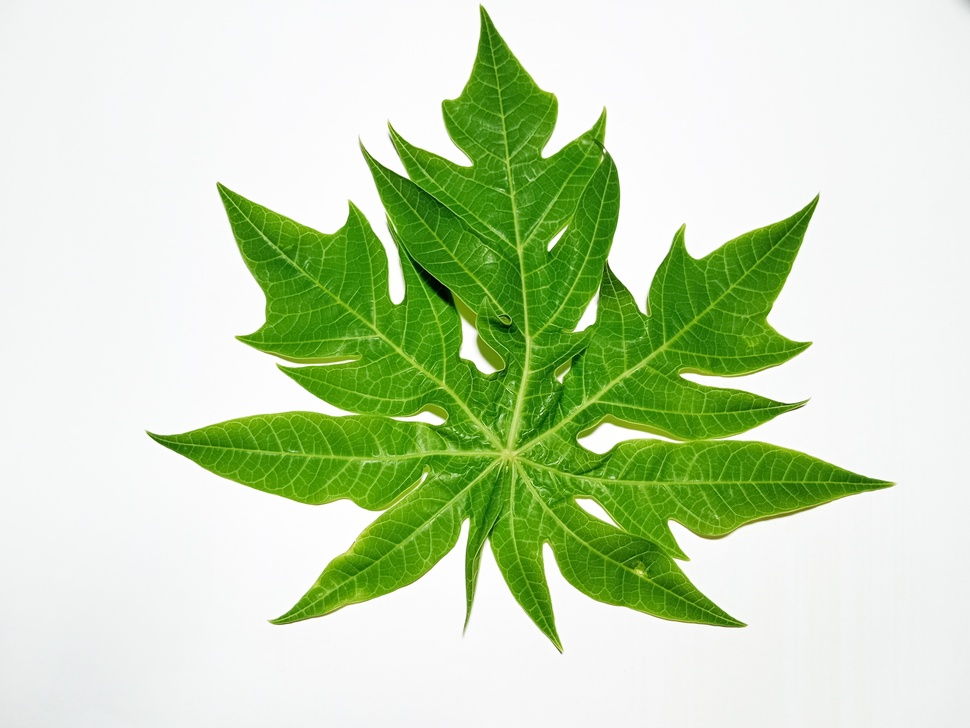
#> input picture Daun Pepaya/051.jpg, 970 x 728 px, shrunk from 3824 x 2869 before the run, found by its file name
$ jupyter execute flipping.ipynb   (shell and % lines are left out)
#> lines starting #> are read from the running program, lines starting #| are printed output that depends on the picture
<a href="https://colab.research.google.com/github/iwin02/Tugas4_2019-141_Iriena-Damayanti/blob/main/image_fundamental/flipping.ipynb" target="_parent"></a>

[cell 1]
# import the necessary packages
from matplotlib import pyplot as plt
import numpy as np
import argparse
import cv2

[cell 2]
def plt_imshow(title, image):
	# convert the image frame BGR to RGB color space and display it
	image = cv2.cvtColor(image, cv2.COLOR_BGR2RGB)
	plt.imshow(image)
	plt.title(title)
	plt.grid(False)
	plt.show()

[cell 3]
# # construct the argument parser and parse the arguments
# ap = argparse.ArgumentParser()
# ap.add_argument("-i", "--image", type=str, default="office.jfif",
# 	help="path to the input image")
# args = vars(ap.parse_args())

# since we are using Jupyter Notebooks we can replace our argument
# parsing code with *hard coded* arguments and values
args = {
	"image": "051.jpg"
}

[cell 4]
# load the original input image and display it to our screen
image = cv2.imread(args["image"])
#> image is the input picture: shape (728, 970, 3); mean B, G, R 180.6, 218.1, 198.5
plt_imshow("Original", image)

# flip the image horizontally
print("[INFO] flipping image horizontally...")
flipped = cv2.flip(image, 1)
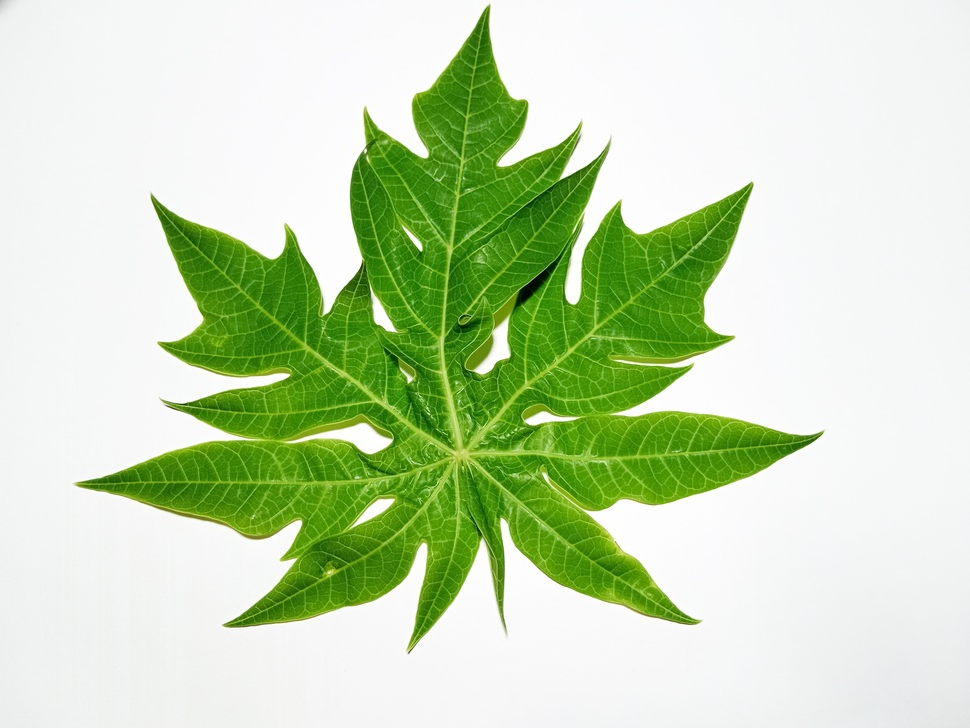
#> flipped: shape (728, 970, 3); mean B, G, R 180.6, 218.1, 198.5
plt_imshow("Flipped Horizontally", flipped)

[cell 5]
# flip the image vertically
flipped = cv2.flip(image, 0)
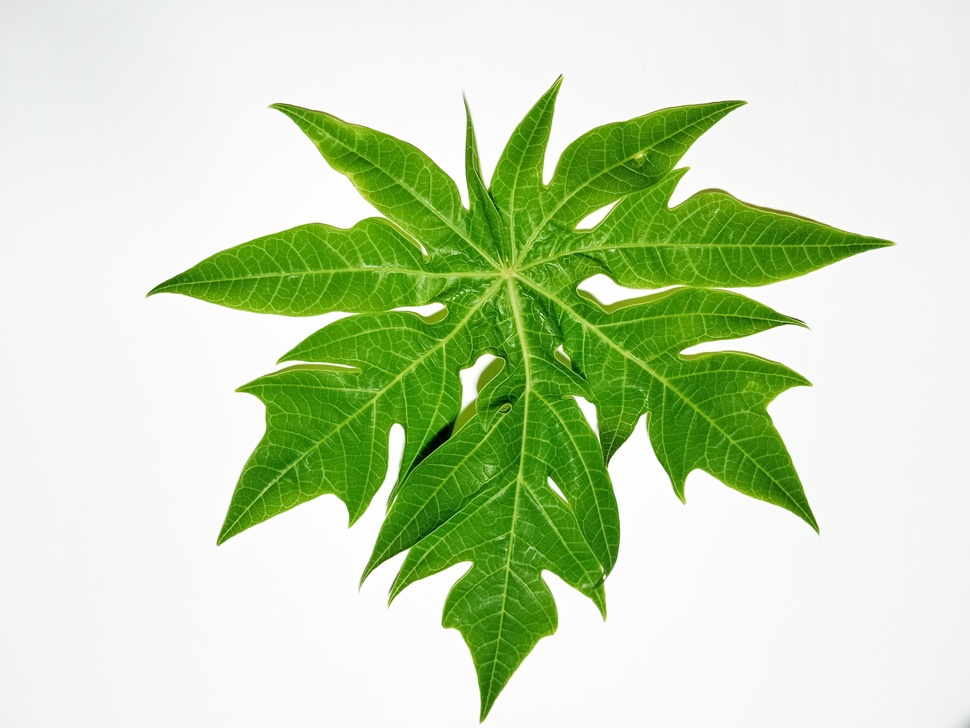
#> flipped: shape (728, 970, 3); mean B, G, R 180.6, 218.1, 198.5
print("[INFO] flipping image vertically...")
plt_imshow("Flipped Vertically", flipped)

[cell 6]
# flip the image along both axes
flipped = cv2.flip(image, -1)
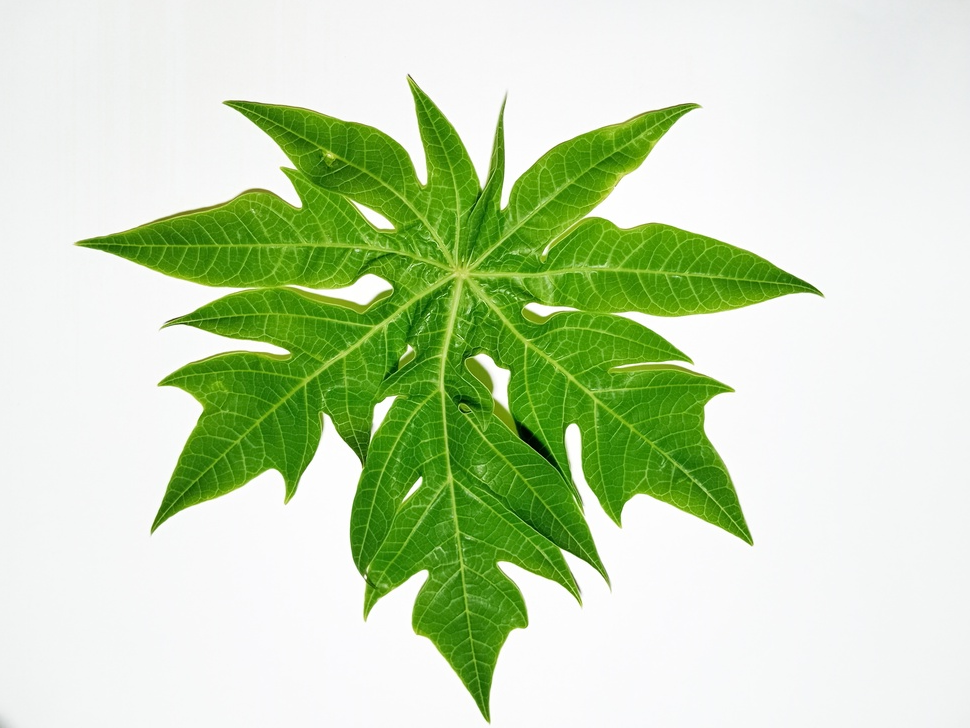
#> flipped: shape (728, 970, 3); mean B, G, R 180.6, 218.1, 198.5
print("[INFO] flipping image horizontally and vertically...")
plt_imshow("Flipped Horizontally & Vertically", flipped)

$ run again, with Daun Pepaya/052.jpg copied over Daun Pepaya/051.jpg
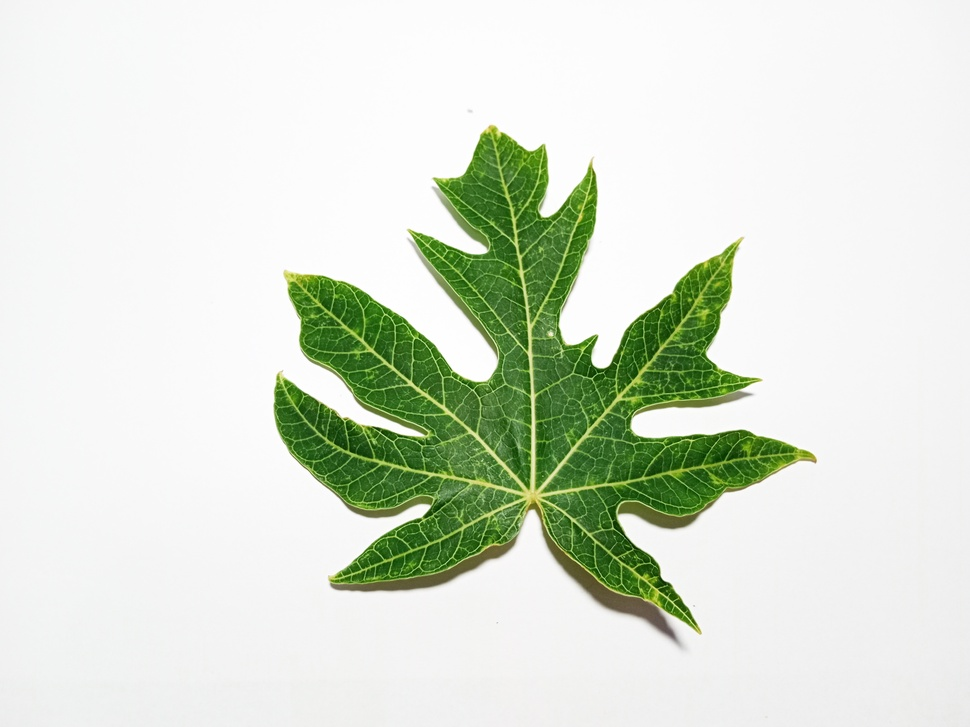
#> input picture Daun Pepaya/052.jpg, 970 x 727 px, shrunk from 4080 x 3060 before the run, found by its file name
#> image is the input picture: shape (727, 970, 3); mean B, G, R 210.8, 225.1, 217.1
#> `flipped = cv2.flip(image, 0)`:
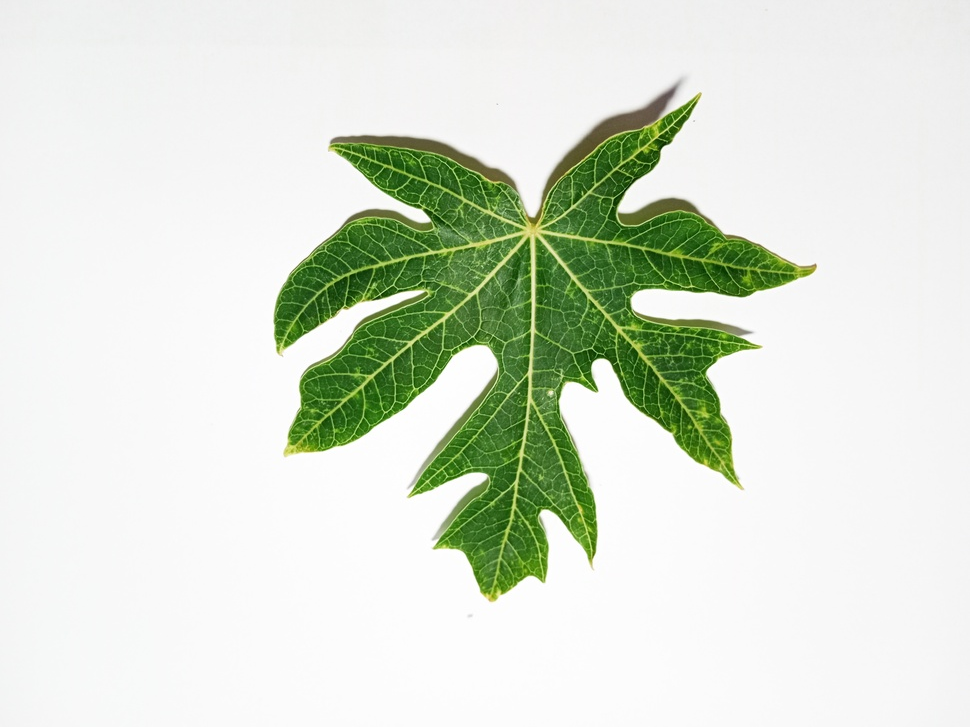
#> flipped: shape (727, 970, 3); mean B, G, R 210.8, 225.1, 217.1
#> `flipped = cv2.flip(image, -1)`:
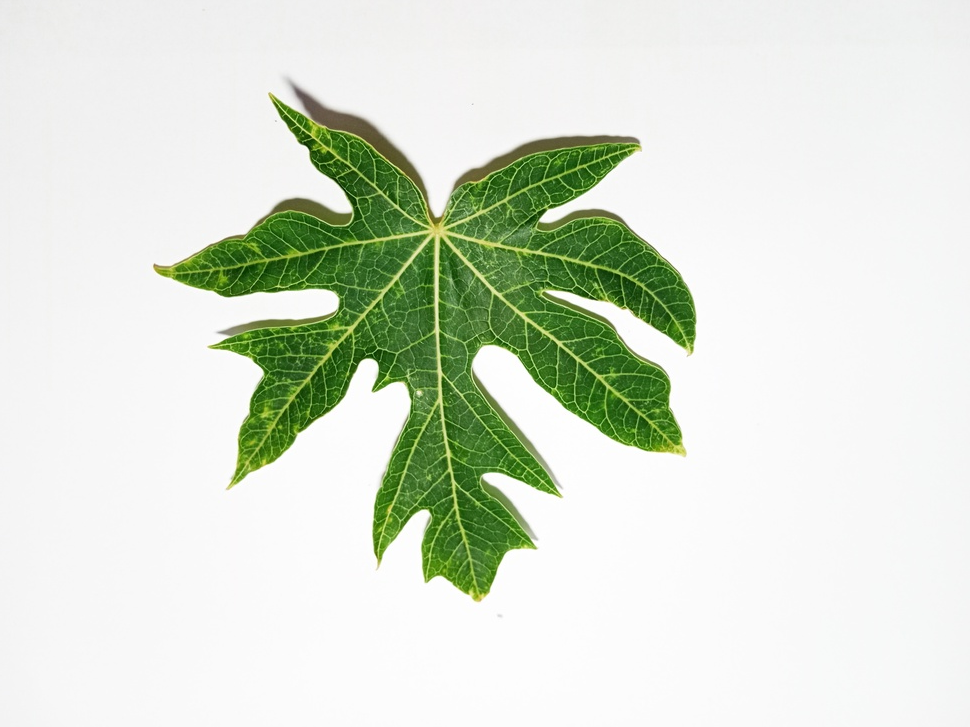
#> flipped: shape (727, 970, 3); mean B, G, R 210.8, 225.1, 217.1

$ run again, with Daun Pepaya/053.jpg copied over Daun Pepaya/051.jpg
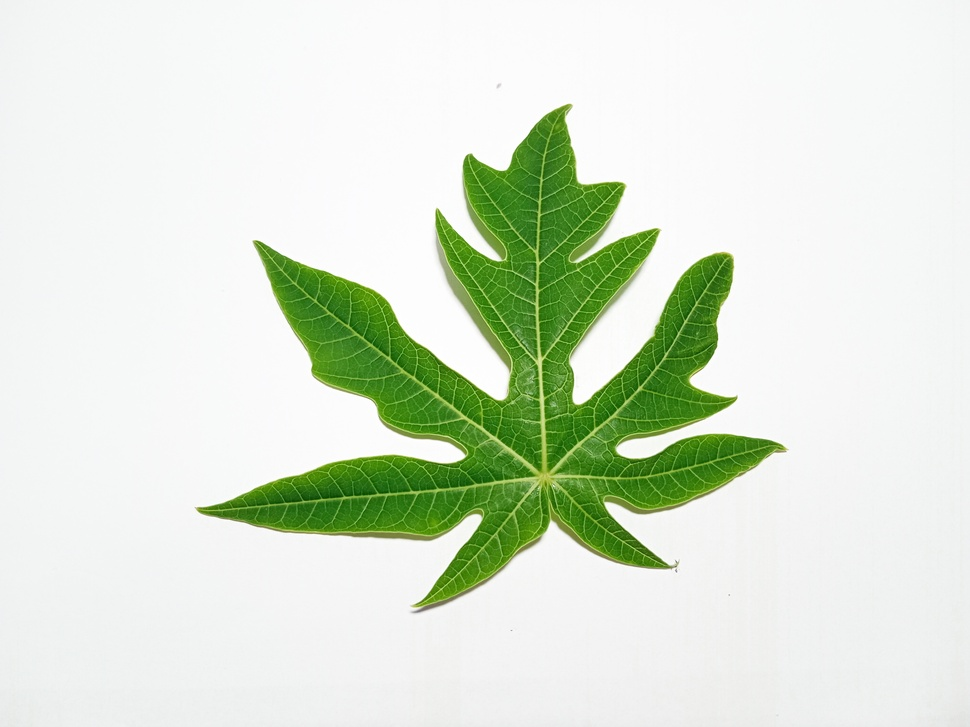
#> input picture Daun Pepaya/053.jpg, 970 x 727 px, shrunk from 4080 x 3060 before the run, found by its file name
#> image is the input picture: shape (727, 970, 3); mean B, G, R 210.8, 228.4, 217.9
#> `flipped = cv2.flip(image, 0)`:
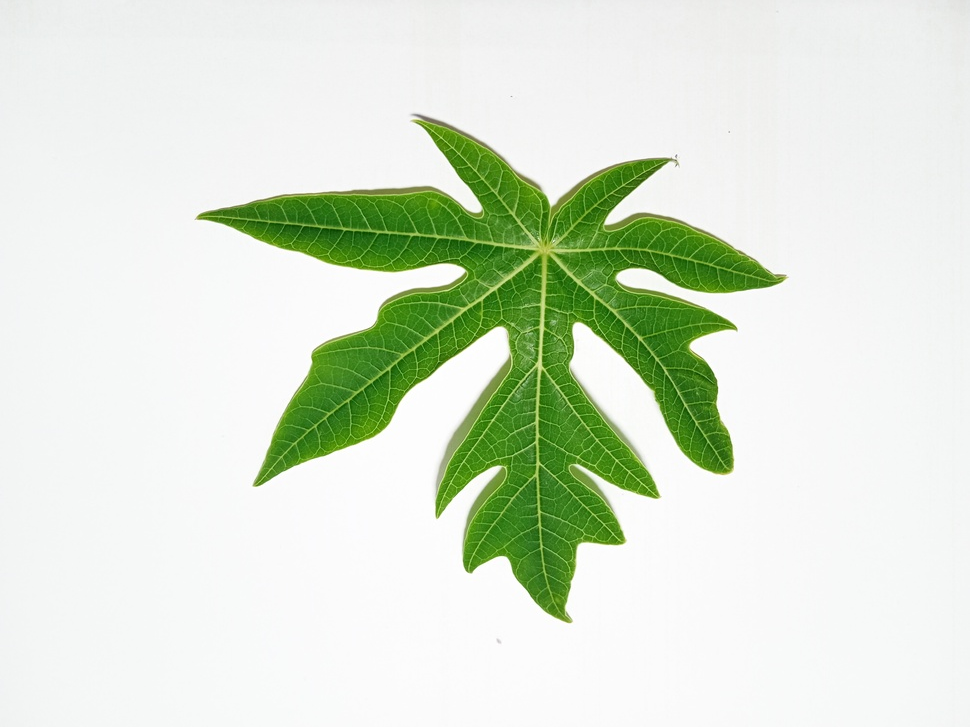
#> flipped: shape (727, 970, 3); mean B, G, R 210.8, 228.4, 217.9
#> `flipped = cv2.flip(image, -1)`:
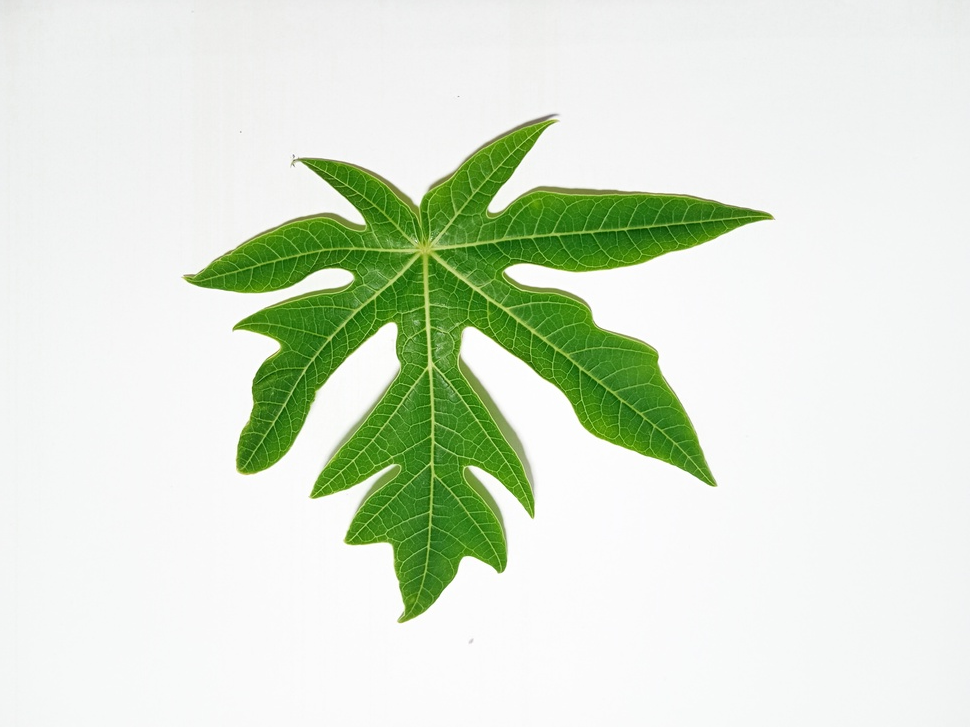
#> flipped: shape (727, 970, 3); mean B, G, R 210.8, 228.4, 217.9

$ run again, with Daun Pepaya/054.jpg copied over Daun Pepaya/051.jpg
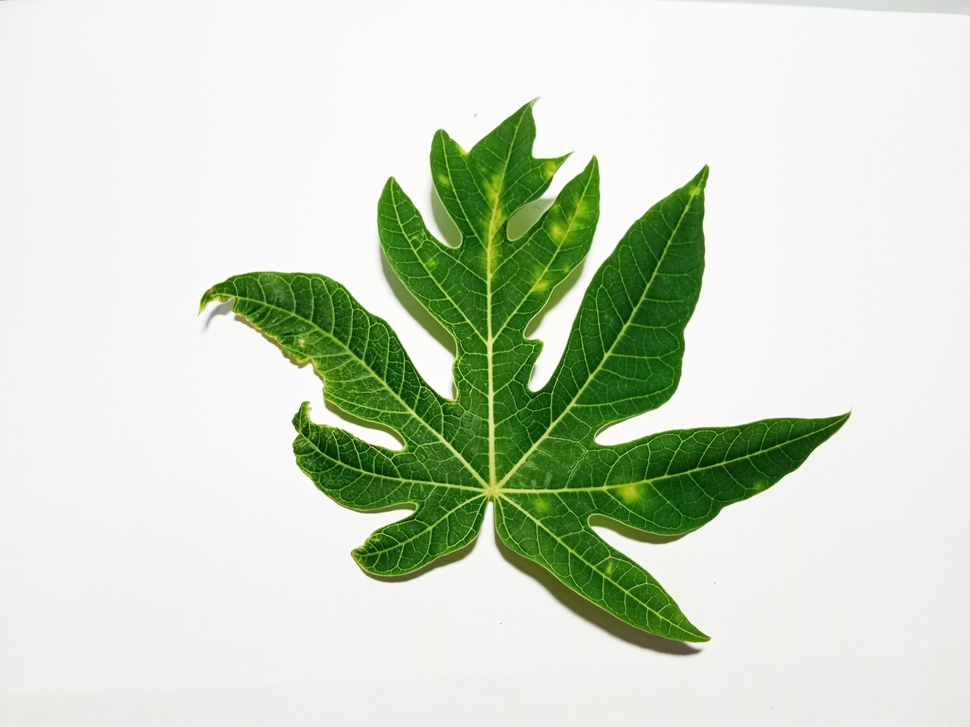
#> input picture Daun Pepaya/054.jpg, 970 x 727 px, shrunk from 4080 x 3060 before the run, found by its file name
#> image is the input picture: shape (727, 970, 3); mean B, G, R 196.9, 216.5, 204.8
#> `flipped = cv2.flip(image, 0)`:
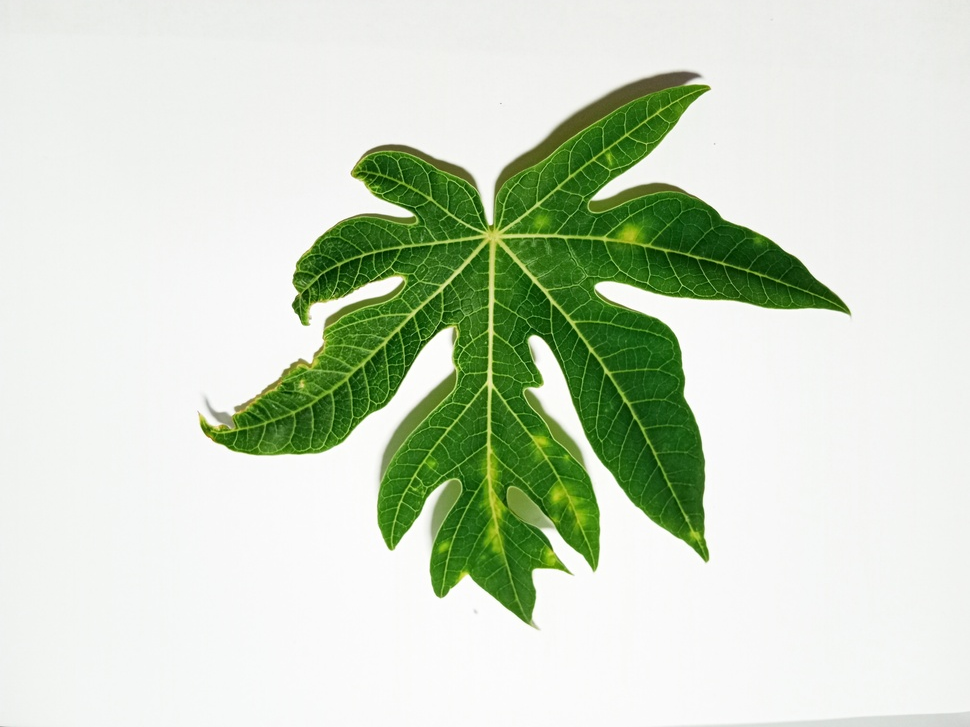
#> flipped: shape (727, 970, 3); mean B, G, R 196.9, 216.5, 204.8
#> `flipped = cv2.flip(image, -1)`:
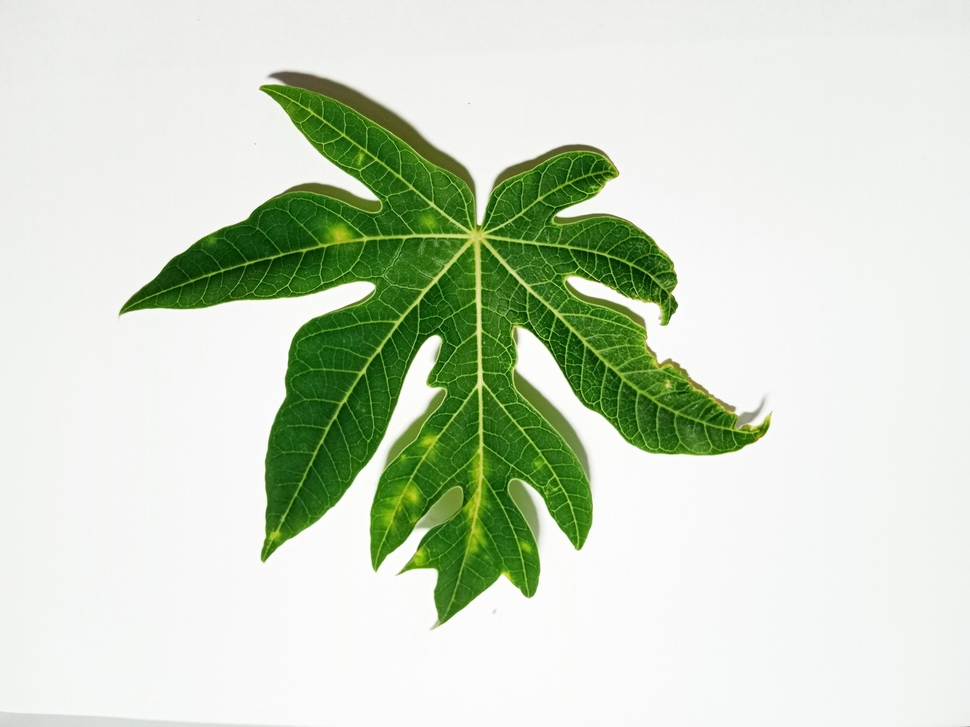
#> flipped: shape (727, 970, 3); mean B, G, R 196.9, 216.5, 204.8
